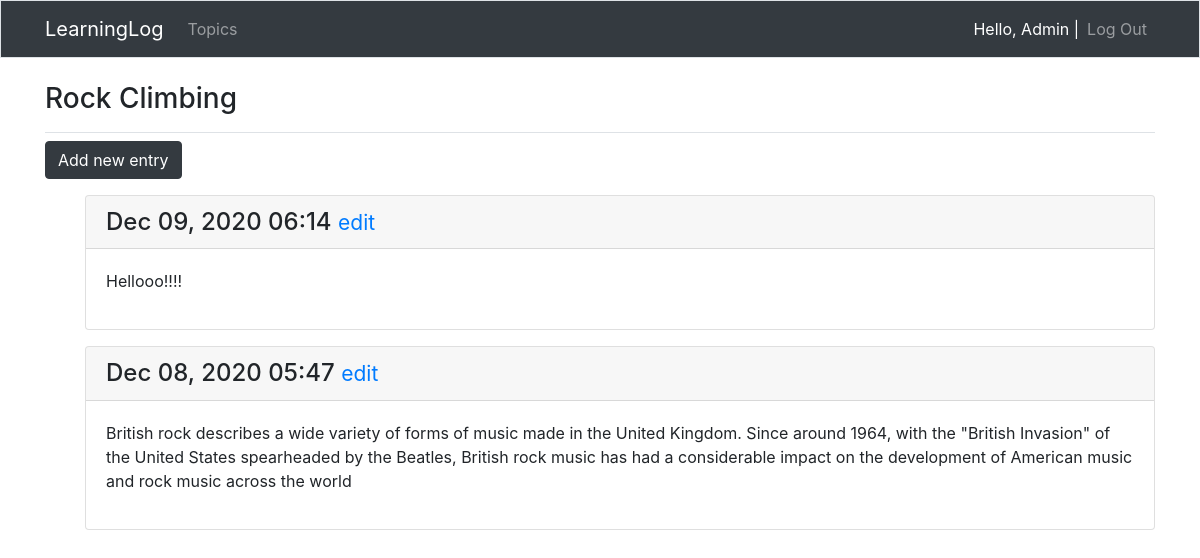
The page /topics/2/ (signed in) on the database its author committed.
### learning_logs/models.py (models this page shows, shortened)
class Topic(models.Model):
    text = models.CharField(max_length=200)
    date_added = models.DateTimeField(auto_now_add=True)
    owner = models.ForeignKey(User, on_delete=models.CASCADE)
    def __str__(self):
        return self.text

class Entry(models.Model):
    topic = models.ForeignKey(Topic, on_delete=models.CASCADE)
    text = models.TextField()
    date_added = models.DateTimeField(auto_now_add=True)
    class Meta:
        verbose_name_plural = 'Entries'

### learning_logs/views.py (the view)
# urls.py: path('topics/<int:topic_id>/', views.topic, name='topic'),
@login_required
def topic(request, topic_id):
    topic = Topic.objects.get(id=topic_id)
    _check_topic_owner(request, topic)
    entries = topic.entry_set.order_by('-date_added')
    context = {
        'topic': topic,
        'entries': entries,
    }
    return render(request, 'learning_logs/topic.html', context)

### learning_logs/services.py (called while the page is built)
def _check_topic_owner(request, topic):
    if topic.owner != request.user:
        raise Http404

### templates/learning_logs/topic.html (shortened to what this page needs)
{% extends 'learning_logs/base.html' %}
{% block page_header %}
    <h3>{{ topic }}</h3>
{% endblock %}
{% block content %}
    <p><a href="{% url 'learning_logs:new_entry' topic_id=topic.id %}" class="btn btn-dark">
        Add new entry
    </a></p>
    <ul>
        {% for entry in entries %}
            <div class="card mb-3">
                <h4 class="card-header">
                    {{ entry.date_added|date:'M d, Y H:i' }}
                    <small><a href="{% url 'learning_logs:edit_entry' entry_id=entry.id %}"
                              >edit</a>
                    </small>
                </h4>
                <div class="card-body">
                    {{ entry.text|linebreaks }}
                </div>
            </div>
        {% empty %}
            <p>No entries have been added yet.</p>
        {% endfor %}
    </ul>
{% endblock %}

### templates/learning_logs/base.html (shortened to what this page needs)
{% load bootstrap4 %}
<!DOCTYPE html>
<html lang="en">
<head>
    {% bootstrap_css %}
</head>
<body>
<nav class="navbar navbar-expand-md navbar-dark bg-dark mb-4 border">
    <div class="container">
        <a class="navbar-brand" href="{% url 'learning_logs:index' %}">LearningLog</a>
        <div class="collapse navbar-collapse" id="navbarSupportedContent">
            <ul class="navbar-nav mr-auto mb-2 mb-lg-0">
                <li class="nav-item">
                    <a href="{% url 'learning_logs:topics' %}" class="nav-link">Topics</a>
                </li>
            </ul>
            <ul class="navbar-nav ml-auto">
                {% if user.is_authenticated %}
                    <li class="nav-item">
                        <span class="navbar-text" style="color: white">Hello, {{ user.username.title }} |</span>
                    </li>
                    <li class="nav-item">
                        <a href="{% url 'users:logout' %} " class="nav-link">Log Out</a>
                    </li>
                {% endif %}
            </ul>
        </div>
    </div>
</nav>
<main role="main" class="container">
    <div class="pb-2 mb-2 border-bottom">
        {% block page_header %}
        {% endblock %}
    </div>
    <div>
        {% block content %}
        {% endblock %}
    </div>
</main>
</body>
</html>

### rows shown on the page
Topic: text "Rock Climbing"
Entry: date_added "Dec 09, 2020 06:14", text "Hellooo!!!!"
Entry: date_added "Dec 08, 2020 05:47", text "British rock describes a wide variety of forms of music made in the United Kingdom. Since around 1964, with the \"British Invasion\" of the United States spearheaded by the Beatles, British rock music has had a considerable impact on the development of American music and rock music across the world"

### other values the page prints
{{ user.username.title }} "Admin"
